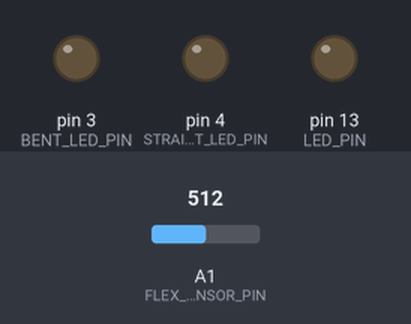
The sketch below on a simulated Arduino Uno, built with avr-gcc and run on an emulated ATmega328P. Parts: output pins drawn as LEDs (lit = HIGH). The test bench sets the inputs (shaded band); at power-on: A1 (FLEX_SENSOR_PIN) = 512.

Above: at 1.2 s.
1.3 s: A1 (FLEX_SENSOR_PIN) set to 528
At 2.2 s:
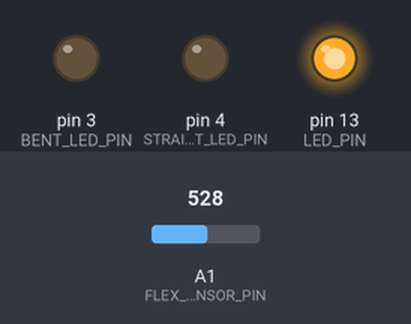
2.8 s: A1 (FLEX_SENSOR_PIN) set to 511
At 3.4 s:
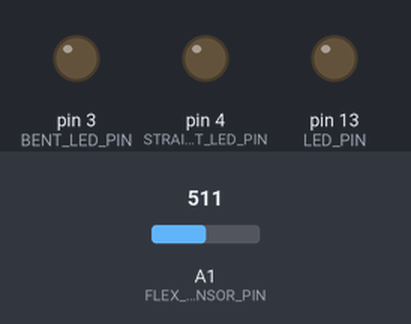
4.3 s: A1 (FLEX_SENSOR_PIN) set to 716
At 5.7 s:
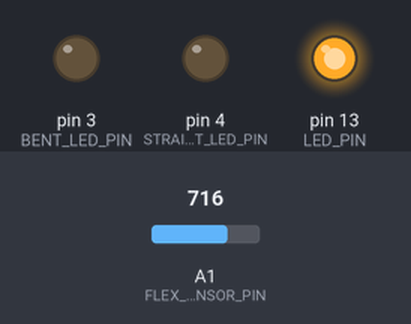
Timing chart, 0 to 7.3 s (numbered marks = the images above; inputs shaded):
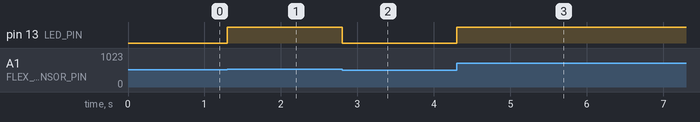

Measured:
- the behaviour switches between 514 and 515 on A1 (FLEX_SENSOR_PIN) (found by bisection; images 0 and 1)
- after the input at 1.3 s, pin 13 (LED_PIN): LOW → HIGH at once
- after the input at 2.8 s, pin 13 (LED_PIN): HIGH → LOW at once
- after the input at 4.3 s, pin 13 (LED_PIN): LOW → HIGH at once

The sketch:

attiny85_adc_simple.ino
```cpp
/*
 * attiny85_adc_simple.cpp
 *
 * This example shows how to use ATtiny85 Analog-Digital conversion functionality
 */

const byte BENT_LED_PIN = 3;
const byte STRAIGHT_LED_PIN = 4;
const byte LED_PIN = 13;
const byte FLEX_SENSOR_PIN = A1;

unsigned int flexReading = 0;
const unsigned int FLEX_THRESHOLD = 200;


void setup() {
    pinMode(BENT_LED_PIN, OUTPUT);
    pinMode(STRAIGHT_LED_PIN, OUTPUT);
    pinMode(FLEX_SENSOR_PIN, INPUT);
}

void loop() {
  flexReading = analogRead(FLEX_SENSOR_PIN);
  analogWrite(LED_PIN, map(flexReading, 0, 1024, 0, 255));

 /*
  if(flexReading >=0 && flexReading <= FLEX_THRESHOLD) {
    digitalWrite(BENT_LED_PIN, HIGH);
    digitalWrite(STRAIGHT_LED_PIN, LOW);
  } else {
    digitalWrite(BENT_LED_PIN, LOW);
    digitalWrite(STRAIGHT_LED_PIN, HIGH);
  }
  /* */
}
```
